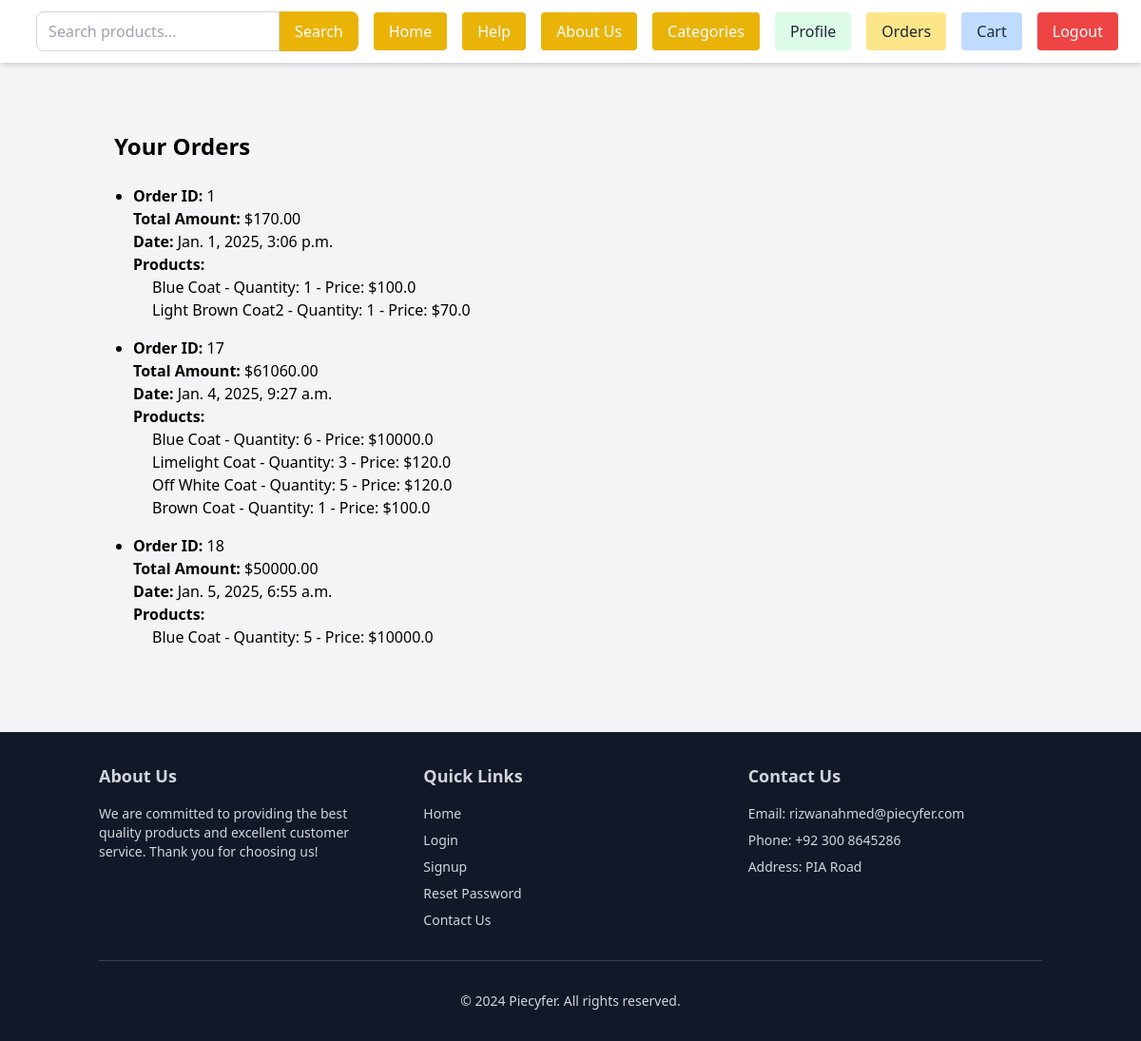
The app's page /api/cart/orders/view/ (signed in), older data.
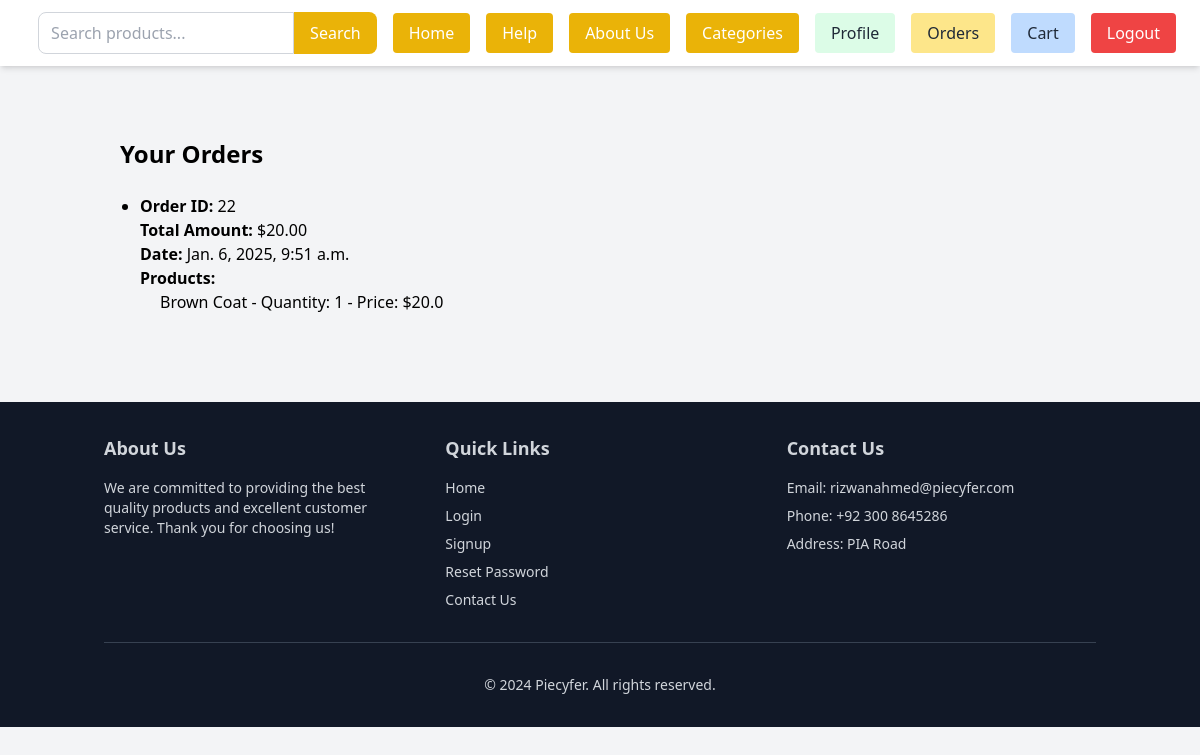
The same page, newer data.
### cart/models.py (models this page shows, shortened)
class OrderDone(models.Model):
    order_id = models.CharField(max_length=20, unique=True , editable=False)
    user = models.ForeignKey(settings.AUTH_USER_MODEL, on_delete=models.CASCADE)
    products = models.JSONField()
    total_amount = models.DecimalField(max_digits=10, decimal_places=2)
    stripe_session_id = models.CharField(max_length=255, unique=True)
    created_at = models.DateTimeField(auto_now_add=True)
    intent = models.CharField(max_length=255, null=True, blank=True)
    refund_status = models.CharField(max_length=50, default="Not Refunded")
    is_refunded = models.BooleanField(default=False)

### cart/views.py (the view)
# urls.py: path('orders/view/', orders_template_view, name='order-done-template'),
@login_required
def orders_template_view(request):
    orders = OrderDone.objects.filter(user=request.user)
    return render(request, "cart/orders.html", {"orders": orders})

### display/context_processors.py (called while the page is built)
def categories(request):
    return {
        'categories': Category.objects.all()
    }

### cart/templates/cart/orders.html
{% extends 'base.html' %}
{% block content %}
<div class="container mx-auto px-4 py-10">
    <h1 class="text-2xl font-bold mb-6">Your Orders</h1>
    {% if orders %}
    <ul class="list-disc pl-5">
        {% for order in orders %}
        <li class="mb-4">
            <strong>Order ID:</strong> {{ order.id }}<br>
            <strong>Total Amount:</strong> ${{ order.total_amount }}<br>
            <strong>Date:</strong> {{ order.created_at }}<br>
            <strong>Products:</strong>
            <ul class="pl-5">
                {% for product in order.products %}
                <li>
                    {{ product.name }} - Quantity: {{ product.quantity }} - Price: ${{ product.price }}
                </li>
                {% endfor %}
            </ul>
        </li>
        {% endfor %}
    </ul>
    {% else %}
    <p>You have no completed orders.</p>
    {% endif %}
</div>
{% endblock %}

Row changes from the older to the newer data that the page shows:
removed OrderDone: id "1", total_amount "170.00", created_at "Jan. 1, 2025, 3:06 p.m.", name "Blue Coat" "Light Brown Coat2", quantity "1" "1", price "100.0" "70.0"
removed OrderDone: id "17", total_amount "61060.00", created_at "Jan. 4, 2025, 9:27 a.m.", name "Blue Coat" "Limelight Coat" "Off White Coat" "Brown Coat", quantity "6" "3" "5" "1", price "10000.0" "120.0" "120.0" "100.0"
removed OrderDone: id "18", total_amount "50000.00", created_at "Jan. 5, 2025, 6:55 a.m.", name "Blue Coat", quantity "5", price "10000.0"
added OrderDone: id "22", total_amount "20.00", created_at "Jan. 6, 2025, 9:51 a.m.", name "Brown Coat", quantity "1", price "20.0"
